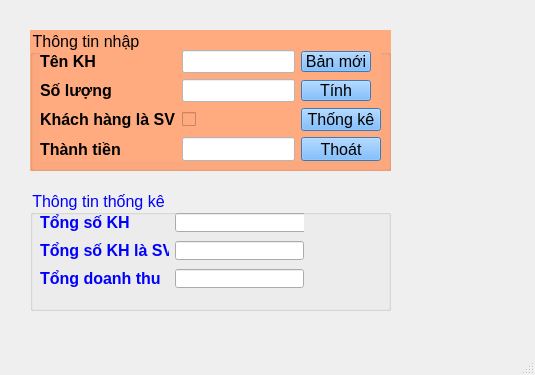
<?xml version="1.0" encoding="UTF-8"?>
<ui version="4.0">
 <class>MainWindow</class>
 <widget class="QMainWindow" name="MainWindow">
  <property name="geometry">
   <rect>
    <x>0</x>
    <y>0</y>
    <width>535</width>
    <height>375</height>
   </rect>
  </property>
  <property name="windowTitle">
   <string>Nguyễn Như Quỳnh 798 - Sách Mini</string>
  </property>
  <widget class="QWidget" name="centralwidget">
   <widget class="QGroupBox" name="groupBox">
    <property name="geometry">
     <rect>
      <x>30</x>
      <y>30</y>
      <width>361</width>
      <height>141</height>
     </rect>
    </property>
    <property name="font">
     <font>
      <pointsize>12</pointsize>
     </font>
    </property>
    <property name="styleSheet">
     <string notr="true">background-color: rgb(255, 170, 127);
</string>
    </property>
    <property name="title">
     <string>Thông tin nhập</string>
    </property>
    <widget class="QWidget" name="gridLayoutWidget">
     <property name="geometry">
      <rect>
       <x>10</x>
       <y>20</y>
       <width>341</width>
       <height>111</height>
      </rect>
     </property>
     <property name="font">
      <font>
       <pointsize>12</pointsize>
      </font>
     </property>
     <layout class="QGridLayout" name="gridLayout">
      <item row="4" column="0">
       <widget class="QLabel" name="label_4">
        <property name="font">
         <font>
          <pointsize>12</pointsize>
          <weight>75</weight>
          <bold>true</bold>
         </font>
        </property>
        <property name="text">
         <string>Thành tiền</string>
        </property>
       </widget>
      </item>
      <item row="1" column="0">
       <widget class="QLabel" name="label">
        <property name="font">
         <font>
          <pointsize>12</pointsize>
          <weight>75</weight>
          <bold>true</bold>
         </font>
        </property>
        <property name="text">
         <string>Tên KH</string>
        </property>
       </widget>
      </item>
      <item row="3" column="0">
       <widget class="QLabel" name="label_3">
        <property name="font">
         <font>
          <pointsize>12</pointsize>
          <weight>75</weight>
          <bold>true</bold>
         </font>
        </property>
        <property name="text">
         <string>Khách hàng là SV</string>
        </property>
       </widget>
      </item>
      <item row="2" column="0">
       <widget class="QLabel" name="label_2">
        <property name="font">
         <font>
          <pointsize>12</pointsize>
          <weight>75</weight>
          <bold>true</bold>
         </font>
        </property>
        <property name="text">
         <string>Số lượng</string>
        </property>
       </widget>
      </item>
      <item row="1" column="2">
       <widget class="QPushButton" name="pushButtonBanmoi">
        <property name="minimumSize">
         <size>
          <width>70</width>
          <height>21</height>
         </size>
        </property>
        <property name="maximumSize">
         <size>
          <width>70</width>
          <height>21</height>
         </size>
        </property>
        <property name="font">
         <font>
          <pointsize>12</pointsize>
         </font>
        </property>
        <property name="styleSheet">
         <string notr="true">background-color: rgb(85, 170, 255);</string>
        </property>
        <property name="text">
         <string>Bản mới</string>
        </property>
        <property name="icon">
         <iconset>
          <normaloff>../images/new-product-alert.png</normaloff>../images/new-product-alert.png</iconset>
        </property>
       </widget>
      </item>
      <item row="2" column="1">
       <widget class="QLineEdit" name="lineEditSoluong">
        <property name="font">
         <font>
          <pointsize>12</pointsize>
         </font>
        </property>
        <property name="styleSheet">
         <string notr="true">color: rgb(0, 0, 0);
background-color: rgb(255, 255, 255);</string>
        </property>
        <property name="text">
         <string/>
        </property>
       </widget>
      </item>
      <item row="1" column="1">
       <widget class="QLineEdit" name="lineEditTenKH">
        <property name="font">
         <font>
          <pointsize>12</pointsize>
         </font>
        </property>
        <property name="styleSheet">
         <string notr="true">color: rgb(0, 0, 0);
background-color: rgb(255, 255, 255);</string>
        </property>
        <property name="text">
         <string/>
        </property>
       </widget>
      </item>
      <item row="4" column="1">
       <widget class="QLineEdit" name="lineEditThanhtien">
        <property name="font">
         <font>
          <pointsize>12</pointsize>
         </font>
        </property>
        <property name="styleSheet">
         <string notr="true">color: rgb(0, 0, 0);
background-color: rgb(255, 255, 255);</string>
        </property>
       </widget>
      </item>
      <item row="3" column="1">
       <widget class="QCheckBox" name="checkBoxKHlaSV">
        <property name="font">
         <font>
          <pointsize>12</pointsize>
         </font>
        </property>
        <property name="text">
         <string/>
        </property>
       </widget>
      </item>
      <item row="2" column="2">
       <widget class="QPushButton" name="pushButtonTinh">
        <property name="minimumSize">
         <size>
          <width>70</width>
          <height>21</height>
         </size>
        </property>
        <property name="maximumSize">
         <size>
          <width>70</width>
          <height>21</height>
         </size>
        </property>
        <property name="font">
         <font>
          <pointsize>12</pointsize>
         </font>
        </property>
        <property name="styleSheet">
         <string notr="true">background-color: rgb(85, 170, 255);</string>
        </property>
        <property name="text">
         <string>Tính</string>
        </property>
        <property name="icon">
         <iconset>
          <normaloff>../images/calculate.png</normaloff>../images/calculate.png</iconset>
        </property>
       </widget>
      </item>
      <item row="3" column="2">
       <widget class="QPushButton" name="pushButtonThongke">
        <property name="font">
         <font>
          <pointsize>12</pointsize>
         </font>
        </property>
        <property name="styleSheet">
         <string notr="true">background-color: rgb(85, 170, 255);</string>
        </property>
        <property name="text">
         <string>Thống kê</string>
        </property>
        <property name="icon">
         <iconset>
          <normaloff>../images/analysis.png</normaloff>../images/analysis.png</iconset>
        </property>
       </widget>
      </item>
      <item row="4" column="2">
       <widget class="QPushButton" name="pushButtonThoat">
        <property name="font">
         <font>
          <pointsize>12</pointsize>
         </font>
        </property>
        <property name="styleSheet">
         <string notr="true">background-color: rgb(85, 170, 255);</string>
        </property>
        <property name="text">
         <string>Thoát</string>
        </property>
        <property name="icon">
         <iconset>
          <normaloff>../images/close.png</normaloff>../images/close.png</iconset>
        </property>
       </widget>
      </item>
     </layout>
    </widget>
   </widget>
   <widget class="QGroupBox" name="groupBox_2">
    <property name="geometry">
     <rect>
      <x>30</x>
      <y>190</y>
      <width>361</width>
      <height>121</height>
     </rect>
    </property>
    <property name="font">
     <font>
      <pointsize>12</pointsize>
     </font>
    </property>
    <property name="styleSheet">
     <string notr="true">color: rgb(0, 0, 255);</string>
    </property>
    <property name="title">
     <string>Thông tin thống kê</string>
    </property>
    <widget class="QWidget" name="gridLayoutWidget_2">
     <property name="geometry">
      <rect>
       <x>10</x>
       <y>20</y>
       <width>264</width>
       <height>81</height>
      </rect>
     </property>
     <layout class="QGridLayout" name="gridLayout_2">
      <item row="0" column="1">
       <widget class="QLineEdit" name="lineEditTongsoKH">
        <property name="minimumSize">
         <size>
          <width>156</width>
          <height>19</height>
         </size>
        </property>
        <property name="maximumSize">
         <size>
          <width>156</width>
          <height>19</height>
         </size>
        </property>
        <property name="styleSheet">
         <string notr="true">color: rgb(0, 0, 0);</string>
        </property>
       </widget>
      </item>
      <item row="0" column="0">
       <widget class="QLabel" name="label_5">
        <property name="text">
         <string>&lt;html&gt;&lt;head/&gt;&lt;body&gt;&lt;p&gt;&lt;span style=&quot; font-size:12pt; font-weight:600;&quot;&gt;Tổng số KH&lt;/span&gt;&lt;/p&gt;&lt;/body&gt;&lt;/html&gt;</string>
        </property>
       </widget>
      </item>
      <item row="1" column="0">
       <widget class="QLabel" name="label_6">
        <property name="text">
         <string>&lt;html&gt;&lt;head/&gt;&lt;body&gt;&lt;p&gt;&lt;span style=&quot; font-size:12pt; font-weight:600;&quot;&gt;Tổng số KH là SV&lt;/span&gt;&lt;/p&gt;&lt;/body&gt;&lt;/html&gt;</string>
        </property>
       </widget>
      </item>
      <item row="2" column="0">
       <widget class="QLabel" name="label_7">
        <property name="text">
         <string>&lt;html&gt;&lt;head/&gt;&lt;body&gt;&lt;p&gt;&lt;span style=&quot; font-size:12pt; font-weight:600;&quot;&gt;Tổng doanh thu&lt;/span&gt;&lt;/p&gt;&lt;/body&gt;&lt;/html&gt;</string>
        </property>
       </widget>
      </item>
      <item row="1" column="1">
       <widget class="QLineEdit" name="lineEditTongsoKHlaSV">
        <property name="maximumSize">
         <size>
          <width>156</width>
          <height>19</height>
         </size>
        </property>
        <property name="styleSheet">
         <string notr="true">color: rgb(0, 0, 0);</string>
        </property>
       </widget>
      </item>
      <item row="2" column="1">
       <widget class="QLineEdit" name="lineEditTongdoanhthu">
        <property name="maximumSize">
         <size>
          <width>156</width>
          <height>19</height>
         </size>
        </property>
        <property name="styleSheet">
         <string notr="true">color: rgb(0, 0, 0);</string>
        </property>
       </widget>
      </item>
     </layout>
    </widget>
   </widget>
  </widget>
  <widget class="QMenuBar" name="menubar">
   <property name="geometry">
    <rect>
     <x>0</x>
     <y>0</y>
     <width>535</width>
     <height>18</height>
    </rect>
   </property>
  </widget>
  <widget class="QStatusBar" name="statusbar"/>
 </widget>
 <resources/>
 <connections>
  <connection>
   <sender>pushButtonThoat</sender>
   <signal>clicked()</signal>
   <receiver>MainWindow</receiver>
   <slot>close()</slot>
   <hints>
    <hint type="sourcelabel">
     <x>343</x>
     <y>162</y>
    </hint>
    <hint type="destinationlabel">
     <x>267</x>
     <y>187</y>
    </hint>
   </hints>
  </connection>
 </connections>
</ui>
